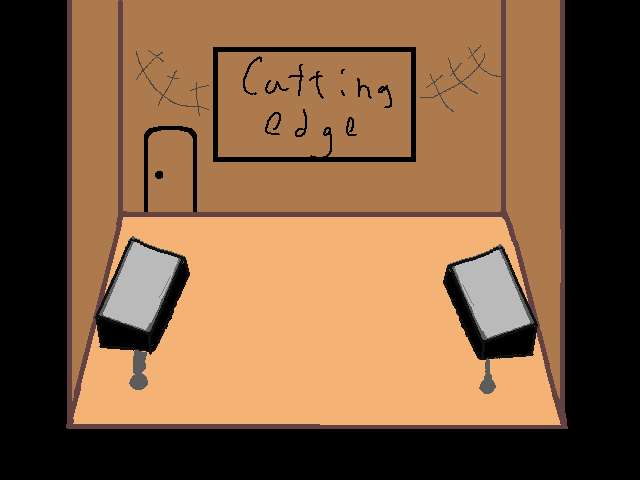

Rendered tile map (Tiled .tmx) drawn with the repository's tilesets; below, a short description and the map source with its tile grids summarised:
An orthogonal 20x15 tile map with 32x32 px tiles, 3 tile layers (Tile Layer 2, Tile Layer 1, Tile Layer 3), 6 tilesets and 20 objects (level Info, sword1, sword2, Sign, character, ...).

<map version="1.2" tiledversion="1.2.1" orientation="orthogonal" renderorder="right-down" width="20" height="15" tilewidth="32" tileheight="32" infinite="0" nextlayerid="32" nextobjectid="44">
 <tileset firstgid="1" name="grassstage" tilewidth="32" tileheight="32" tilecount="2025" columns="45">
  <image source="grassstage.png" width="1440" height="1440" />
 </tileset>
 <tileset firstgid="2026" name="grassstage2" tilewidth="32" tileheight="32" tilecount="2500" columns="50">
  <image source="grassstage2.png" width="1600" height="1600" />
 </tileset>
 <tileset firstgid="4526" name="playerstart" tilewidth="32" tileheight="32" tilecount="1" columns="1">
  <image source="playerstart.png" width="32" height="32" />
  <tile id="0">
   <properties>
    <property name="orient" value="right" />
    <property name="playerstart" value="" />
   </properties>
  </tile>
 </tileset>
 <tileset firstgid="4527" name="grassstage3" tilewidth="32" tileheight="32" tilecount="1700" columns="50">
  <image source="grassstage3.png" width="1600" height="1088" />
 </tileset>
 <tileset firstgid="6227" source="grassstage4redux.tsx" />
 <tileset firstgid="6927" name="grasstownweaponshop" tilewidth="32" tileheight="32" tilecount="300" columns="20">
  <image source="grasstownweaponshop.png" width="640" height="480" />
 </tileset>
 <layer id="29" name="Tile Layer 2" width="20" height="15">
  <data>[300 cells, 2 non-empty, 2 distinct tile ids]</data>
 </layer>
 <layer id="30" name="Tile Layer 1" width="20" height="15">
  <data>[300 cells, 165 non-empty, 19 distinct tile ids]</data>
 </layer>
 <layer id="31" name="Tile Layer 3" width="20" height="15">
  <data>[300 cells, 300 non-empty, 288 distinct tile ids]</data>
 </layer>
 <objectgroup id="4" name="Object Layer 1">
  <object id="19" x="320" y="416" width="32" height="32">
   <properties>
    <property name="orient" value="up" />
    <property name="playerstart" value="" />
    <property name="startarea" value="1" />
   </properties>
  </object>
  <object id="20" x="256" y="480" width="128" height="64">
   <properties>
    <property name="NewArea" value="grasstown.tmx" />
    <property name="area" value="grasstown.tmx" />
    <property name="returnarea" value="2" />
   </properties>
  </object>
  <object id="22" name="level Info" x="160" y="96" width="24" height="24">
   <properties>
    <property name="areaname" value="Yeah Buddy" />
    <property name="levelinfo" value="1" />
   </properties>
  </object>
  <object id="23" name="sword1" x="96" y="256" width="80" height="80">
   <properties>
    <property name="description" value="What a weird looking sword..." />
   </properties>
  </object>
  <object id="24" name="sword2" x="480" y="256" width="64" height="96">
   <properties>
    <property name="description" value="Is that even a sword?\Looks like a gun." />
   </properties>
  </object>
  <object id="25" name="Sign" x="128" y="128" width="64" height="64">
   <properties>
    <property name="description" value="&quot;Employees only.&quot;\But there's only one employee...\Shouldn't it be &quot;Employee Only?&quot;" />
   </properties>
  </object>
  <object id="26" name="Yeah, Buddy" type="character" x="288" y="160" width="32" height="64">
   <properties>
    <property name="" value="" />
    <property name="SPflag1" value="" />
    <property name="description" value="" />
    <property name="image" value="sprites/yeahbuddy.gif" />
    <property name="name" value="Him" />
    <property name="orient" value="down" />
    <property name="sprite" value="" />
   </properties>
  </object>
  <object id="28" type="spobject" x="256" y="201" width="114" height="54">
   <properties>
    <property name="image" value="weaponshopdesk.png" />
    <property name="spobject" value="" />
   </properties>
  </object>
  <object id="30" x="544" y="192" width="32" height="192">
   <properties>
    <property name="block" value="" />
   </properties>
  </object>
  <object id="31" x="512" y="192" width="32" height="96">
   <properties>
    <property name="block" value="" />
   </properties>
  </object>
  <object id="32" x="32" y="192" width="32" height="224">
   <properties>
    <property name="block" value="" />
   </properties>
  </object>
  <object id="33" x="96" y="192" width="32" height="96">
   <properties>
    <property name="block" value="" />
   </properties>
  </object>
  <object id="34" x="64" y="192" width="32" height="160">
   <properties>
    <property name="block" value="" />
   </properties>
  </object>
  <object id="35" x="384" y="173" width="128" height="32">
   <properties>
    <property name="block" value="" />
   </properties>
  </object>
  <object id="36" x="129" y="174" width="128" height="32">
   <properties>
    <property name="block" value="" />
   </properties>
  </object>
  <object id="37" x="384" y="416" width="192" height="32">
   <properties>
    <property name="block" value="" />
   </properties>
  </object>
  <object id="38" x="64" y="416" width="192" height="32">
   <properties>
    <property name="block" value="" />
   </properties>
  </object>
  <object id="41" name="Genmu" type="character1" x="416" y="288" width="32" height="64">
   <properties>
    <property name="SPflag1" value="" />
    <property name="description" value="I need a job. For to buy swords." />
    <property name="eventrequirement" value="mettheswordsman" />
    <property name="image" value="sprites/genmu.gif" />
    <property name="name" value="Genmu" />
    <property name="orient" value="left" />
    <property name="sprite1" value="" />
   </properties>
  </object>
  <object id="42" x="192" y="256" width="32" height="32">
   <properties>
    <property name="orient" value="down" />
    <property name="playerstart" value="" />
    <property name="startarea" value="2" />
   </properties>
  </object>
  <object id="43" x="128" y="64" width="64" height="96">
   <properties>
    <property name="NewArea" value="grasstownsmithing.tmx" />
    <property name="area" value="grasstownsmithing.tmx" />
    <property name="returnarea" value="0" />
   </properties>
  </object>
 </objectgroup>
</map>
